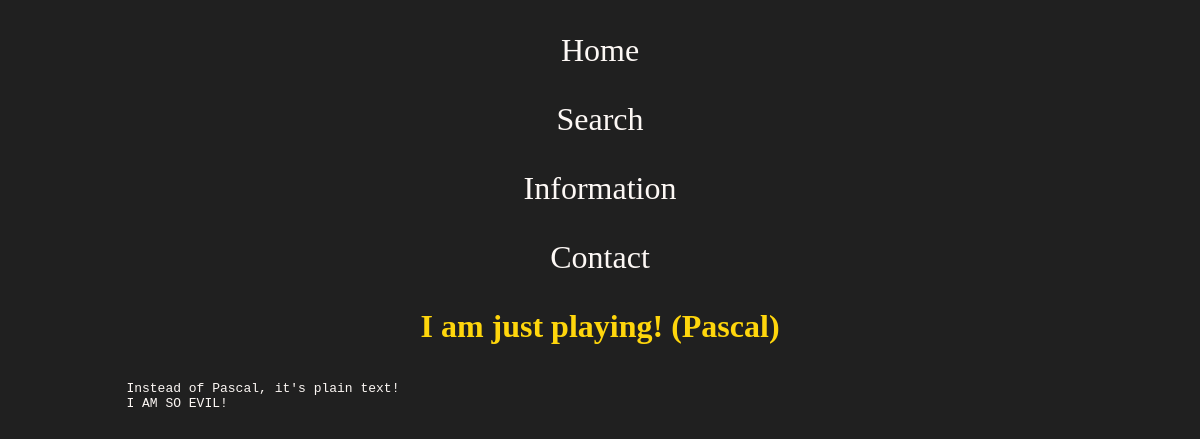
Page /view/5 on the earlier database version.
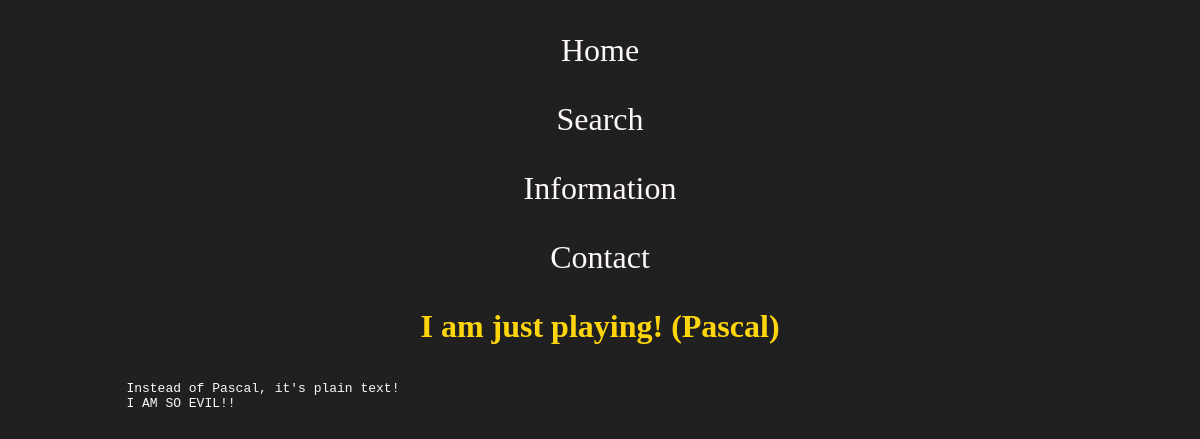
Same page on the later database version.
### app.py (models this page shows)
@dataclass
class Post(db.Model):
    id: int
    title: str
    content: str
    language: str
    date_created: date
    id = db.Column(db.Integer, primary_key=True)
    title = db.Column(db.String(50), nullable=False)
    content = db.Column(db.String(500), nullable=False)
    language = db.Column(db.String(50), nullable=False)
    date_created = db.Column(db.DateTime, default=datetime.now(timezone.utc))

### app.py (the view)
@app.route('/view/<int:id>')
def view(id):
    snippet_to_update = Post.query.get_or_404(id)
    return render_template('view.html', snippet=snippet_to_update)

### templates/view.html (shortened to what this page needs)
{% extends "base.html" %}
{% block body %}
<h1 style="color: var(--yellow)"> {{ snippet.title }} ({{ snippet.language }}) </h1>
<p>
    <pre>
        <code class="centered-block" style="text-align: left; width: 80%">{{ snippet.content }}</code>
    </pre>
</p>
{% endblock %}

### templates/base.html (shortened to what this page needs)
<!DOCTYPE html>
<html lang="en">
<head>
    <link rel="stylesheet" href="https://unpkg.com/purecss@2.0.6/build/pure-min.css">
    <link rel="stylesheet" href="https://unpkg.com/purecss@2.0.6/build/grids-responsive-min.css">
    <link rel="stylesheet" href="https://unpkg.com/purecss@1.0.1/build/base-min.css">
    <link rel="stylesheet" href="https://unpkg.com/@highlightjs/cdn-assets@10.7.2/styles/default.min.css">
    <link rel="stylesheet" href="{{ url_for('static', filename='styles.css') }}">
</head>
<body>
    <header>
        <nav class="pure-g">
            <div class="pure-u-1-2 pure-u-md-1-4 centered-text big-text">
                 <a href="{{ url_for('index') }}">
                    <p>Home</p>
                 </a>
            </div>
            <div class="pure-u-1-2 pure-u-md-1-4 centered-text big-text">
                 <a href="{{ url_for('search') }}">
                    <p>Search</p>
                 </a>
            </div>
            <div class="pure-u-1-2 pure-u-md-1-4 centered-text big-text">
                <a href="{{ url_for('information') }}">
                    <p>Information</p>
                </a>
            </div>
            <div class="pure-u-1-2 pure-u-md-1-4 centered-text big-text">
                <a href="{{ url_for('contact') }}">
                    <p>Contact</p>
                </a>
            </div>
        </nav>
    </header>
    {% block body %}
    {% endblock %}
</body>
</html>

### static/styles.css (style rules this page uses)
:root { --black: #202020; --grey: #707070; --grey_darker: #3F3F3F; --yellow:#FFD60C; --yellow_darker: #e5bf00; --white:#FDF8F5; --red: #c20b0b; }
body { font-family: serif; background-color: var(--black); color: var(--white); }
h1, h2 { text-align: center; }
.centered-text { text-align: center; align-self: center; }
.big-text { font-size: 2em; }
.centered-block { display: block; margin-left: auto; margin-right: auto; }
a { text-decoration: none; color: var(--white); }

Differences in the rows shown:
changed Post "I am just playing!": content "Instead of Pascal, it's plain text! I AM SO EVIL!" → "Instead of Pascal, it's plain text! I AM SO EVIL!!"
